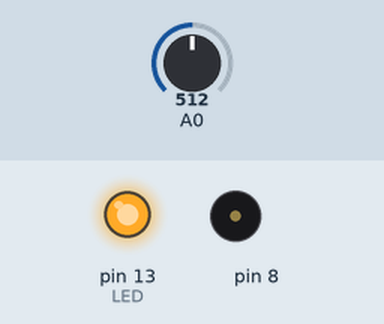
Simulated run of this sketch. Board: Arduino Uno, built with avr-gcc and run on an emulated ATmega328P. On the bench: output pins drawn as LEDs (lit = HIGH), buzzer (waves = sounding). Inputs (shaded band) come from the test bench; at power-on: A0 = 512.

Above: at 0.1 s.
At 5.1 s:
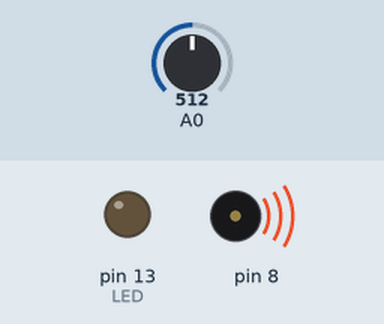
Timing chart, 0 to 6.6 s (numbered marks = the images above):
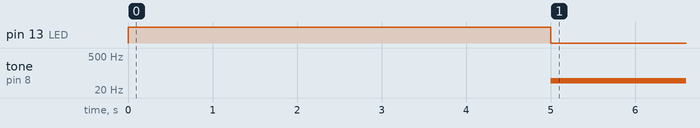

The sketch:

sketch.ino
```cpp
int sensorValue;
int sensorLow=1023;
int sensorHigh=0;
#define LED 13

void setup() {
  pinMode(LED, OUTPUT);
  digitalWrite(LED, HIGH);
  while (millis() < 5000) {
    sensorValue = analogRead(A0);
    if (sensorValue > sensorHigh)
      sensorHigh = sensorValue;
    if (sensorValue < sensorLow)
      sensorLow = sensorValue;
  }
  digitalWrite(LED, LOW);
}

void loop() {
  sensorValue = analogRead(A0);
  int pitch = map(sensorValue, sensorLow, sensorHigh, 50, 4000);
  tone(8, pitch, 20);
  delay(10);
}
```

Measured:
- by itself, tone on pin 8: silent → 49 Hz at 5.0 s
